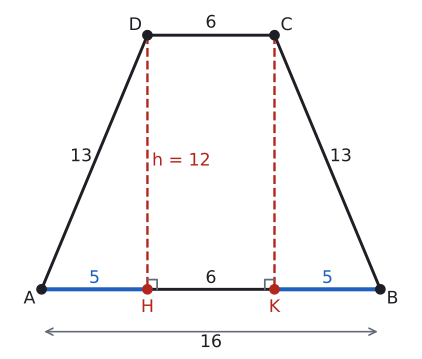

Write the Python code that produced this figure.
import sys; sys.path.insert(0, "tools")
from cizim import *

P = lambda x, y: np.array([float(x), float(y)])
uz = lambda U, V: round(float(np.linalg.norm(U - V)), 4)
def acisi(K, U, V):
    u, v = U - K, V - K
    return round(float(np.degrees(np.arccos(np.dot(u, v) / np.linalg.norm(u) / np.linalg.norm(v)))), 3)
def kesis(p, u, q, v):
    t = np.linalg.solve(np.array([u, -v]).T, q - p); return p + t[0] * u
def birim(U, V):
    t = (V - U) / np.linalg.norm(V - U); return t, np.array([-t[1], t[0]])
def paralel_isareti(U, V, f=0.5):
    M = U + f * (V - U); t, _ = birim(U, V)
    ax.annotate("", xy=M + 0.3 * S * t, xytext=M - 0.3 * S * t, arrowprops=dict(arrowstyle="-|>", color=SOLUK, lw=1.4, mutation_scale=14))
def cetik(U, V, n=1, renk=SOLUK, f=0.5):
    M = U + f * (V - U); t, m = birim(U, V)
    for i in range(n):
        c = M + (i - (n - 1) / 2) * 0.2 * S * t
        ax.plot(*zip(c - 0.22 * S * m, c + 0.22 * S * m), color=renk, lw=1.5)
def olcu(U, V, metin, d=0.5, renk=YAZI, fs=13):
    """[UV] ortasına, U->V yönünün soluna d*S uzağa yazı (d < 0: sağına)."""
    M = (U + V) / 2; _, m = birim(U, V)
    ax.text(*(M + d * S * m), metin, ha="center", va="center", color=renk, fontsize=fs)
def dik_isareti(K, U, V, r=0.4):
    a_ = (U - K) / np.linalg.norm(U - K) * r * S; b_ = (V - K) / np.linalg.norm(V - K) * r * S
    ax.plot(*zip(K + a_, K + a_ + b_, K + b_), color=SOLUK, lw=1.3)
def harf(Q, metin, dx, dy, renk=YAZI, fs=13):
    ax.text(Q[0] + dx * S, Q[1] + dy * S, metin, ha="center", va="center", color=renk, fontsize=fs)
def cizgi(U, V, renk=YAZI, lw=2.2, ls="-"):
    ax.plot(*zip(U, V), color=renk, lw=lw, ls=ls)
def basla(xmin, xmax, ymin, ymax, en=5.5):
    global fig, ax
    fig, ax = sekil(en, en * (ymax - ymin) / (xmax - xmin))
    ax.set_aspect("equal"); ax.axis("off"); ax.set_xlim(xmin, xmax); ax.set_ylim(ymin, ymax)
def yamuk(A, B, C, D, dolgu=None):
    if dolgu: ax.add_patch(patches.Polygon([A, B, C, D], closed=True, facecolor=dolgu, edgecolor="none"))
    ax.plot(*zip(A, B, C, D, A), color=YAZI)
    for Q in (A, B, C, D): nokta(ax, *Q, "")
def koseler(A, B, C, D):
    harf(A, "A", -0.5, -0.4); harf(B, "B", 0.5, -0.4); harf(C, "C", 0.5, 0.4); harf(D, "D", -0.5, 0.4)

# Örnek 2: |AB| = 16, |DC| = 6, |AD| = |BC| = 13 -> |AH| = |KB| = 5, h = 12.
A, B, C, D = P(0, 0), P(16, 0), P(11, 12), P(5, 12); H, K_ = P(5, 0), P(11, 0)
S = 16 / 14
print("AD", uz(A, D), "BC", uz(B, C), "DH", uz(D, H), "AH", uz(A, H), "HK", uz(H, K_))
basla(-1.6, 17.6, -2.9, 13.3)
yamuk(A, B, C, D); koseler(A, B, C, D)
cizgi(D, H, KIRMIZI, 1.8, "--"); cizgi(C, K_, KIRMIZI, 1.8, "--")
dik_isareti(H, D, B); dik_isareti(K_, C, A)
nokta(ax, *H, "", renk=KIRMIZI); nokta(ax, *K_, "", renk=KIRMIZI)
harf(H, "H", 0, -0.75, KIRMIZI); harf(K_, "K", 0, -0.75, KIRMIZI)
cizgi(A, H, MAVI, 3); cizgi(K_, B, MAVI, 3)
olcu(A, H, "5", 0.45, MAVI); olcu(H, K_, "6", 0.45); olcu(K_, B, "5", 0.45, MAVI)
olcu(D, C, "6", 0.5); olcu(A, D, "13", 0.6); olcu(C, B, "13", 0.6)
harf(D, "h = 12", 1.4, -5.2, KIRMIZI)
ax.annotate("", xy=(16, -2.0), xytext=(0, -2.0), arrowprops=dict(arrowstyle="<->", color=SOLUK, lw=1.2))
harf(P(8, -2.0), "16", 0, -0.45)
kaydet(fig, __file__)
